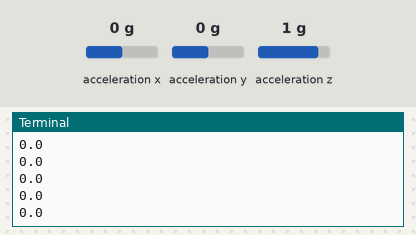
A program run on a simulated Raspberry Pi (BCM pin numbers). On the bench: the last lines printed to the terminal. Inputs (shaded band) come from the test bench; at power-on: acceleration x 0 g, acceleration y 0 g, acceleration z 1 g. System figures (address, load, memory, disk, uptime) are fixed made-up values; library files of the repository ran but are not shown: adxl345.py.

Above: at 1.2 s.
1.3 s: acceleration x set to -1.4 g
At 1.32 s:
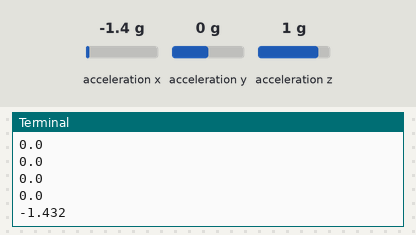
2.8 s: acceleration x set to -0.8 g
At 2.84 s:
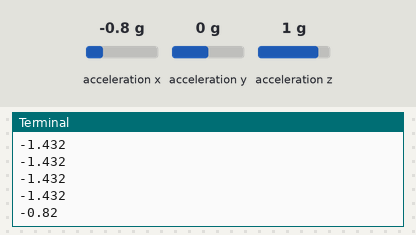
Timing chart, 0 to 5.8 s (numbered marks = the images above; inputs shaded):
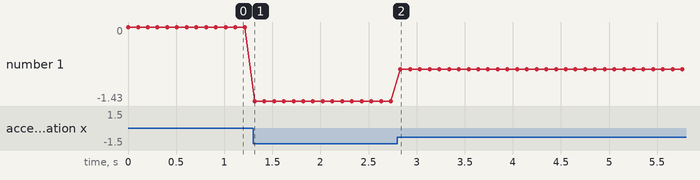

The program:

example.py
```python
# (licence header left out)
from adxl345 import ADXL345
import time
adxl345 = ADXL345()
print("ADXL345 on address 0x%x:" % (adxl345.address))
while True:
    axes = adxl345.getAxes(True)
    print(axes['x'])
    time.sleep(0.1)
```

Measured:
- after the input at 1.3 s, the terminal: prints a new line at once (image 1)
- after the input at 2.8 s, the terminal: prints a new line at once (image 2)
- plotted number 1: 0 → -1.43 after the input at 1.3 s, -1.43 → -0.82 after the input at 2.8 s
